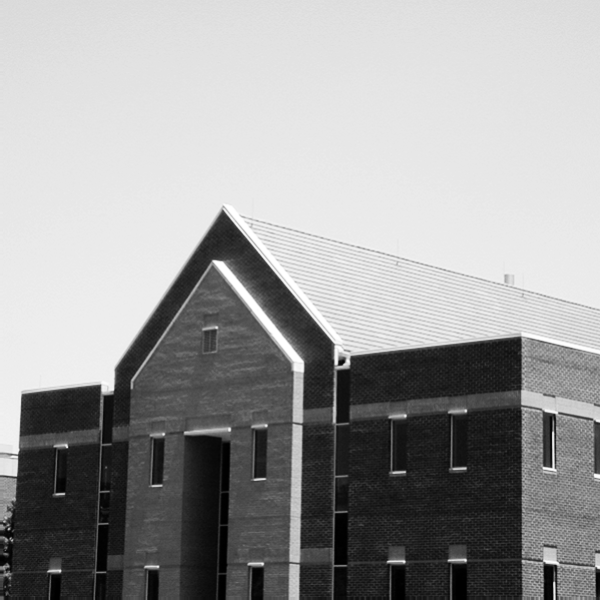
#> input picture agssiment31/input/building.png, 600 x 600 px
$ python building.py
#> lines starting #> are read from the running program, lines starting #| are printed output that depends on the picture; after the words box and inside, x2 and y2 are one past the last pixel; in counts of white or black regions, pixels touching at a corner belong together
import cv2
import numpy as np
building=cv2.imread("input/building.png",cv2.IMREAD_GRAYSCALE)
#> building is the input picture: shape (600, 600); min 0, max 255, mean 155.8
vertical_house=np.zeros(building.shape)*255
horizontal_house=np.zeros(building.shape)*255
kernel_vertical=np.array([[-1,0,1],
                          [-1,0,1],
                          [-1,0,1]])
kernel_horizontal=np.array([[-1,-1,-1],
                            [0,0,0],
                            [1,1,1]])
for sa in range(1,building.shape[0]-1):
    for so in range(1,building.shape[1]-1):
        box=building[sa-1:sa+2,so-1:so+2]*kernel_vertical
        result=np.sum(box)
        vertical_house[sa,so]=result
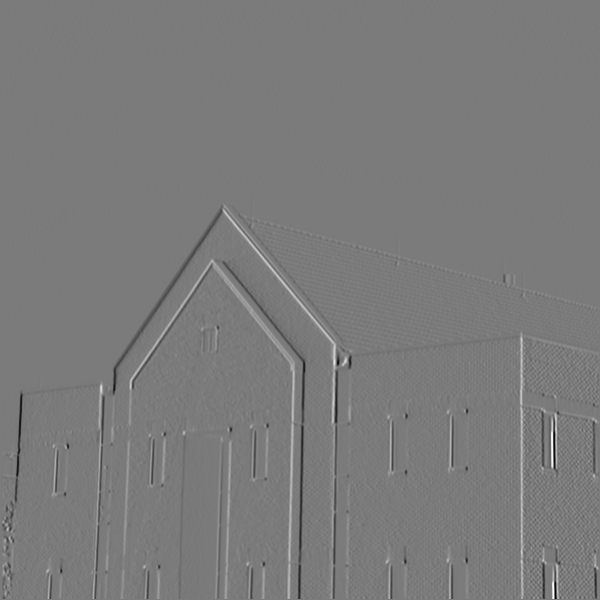
#> vertical_house: shape (600, 600) float64; min -649, max 693, mean -0.2; drawn with min black and max white
for sa in range(1,building.shape[0]-1):
    for so in range(1,building.shape[1]-1):
        box=building[sa-1:sa+2,so-1:so+2]*kernel_horizontal
        result=np.sum(box)
        horizontal_house[sa,so]=result
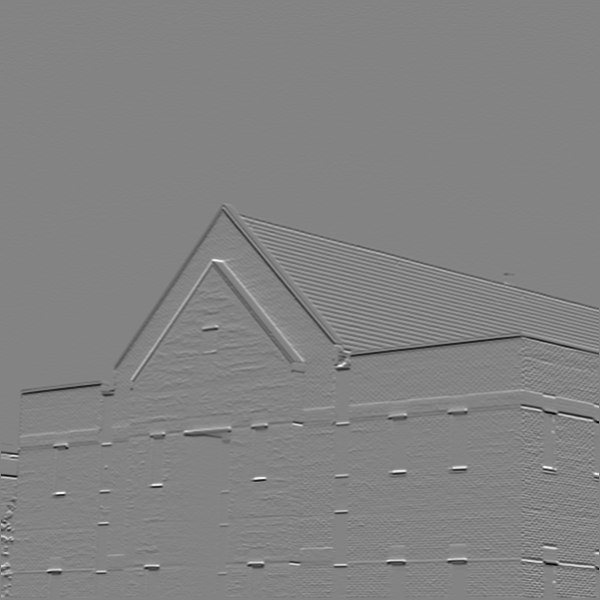
#> horizontal_house: shape (600, 600) float64; min -571, max 537, mean -1.7; drawn with min black and max white

cv2.imshow("",vertical_house)
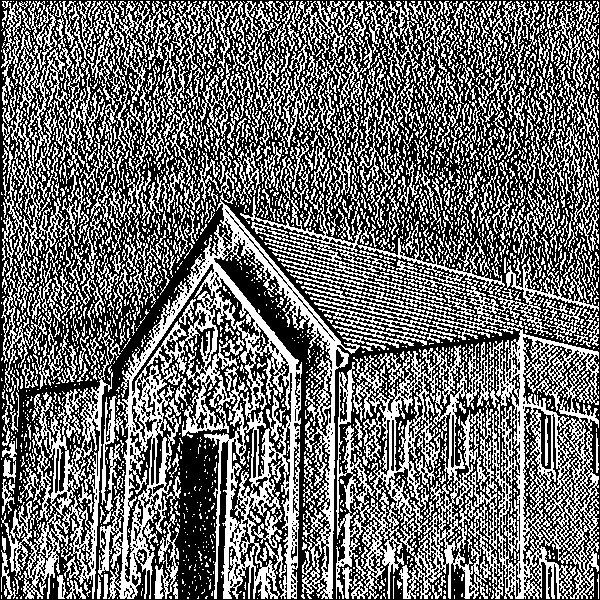
#> window '': shape (600, 600); 42.9% white in thin lines or dots
cv2.imshow("",horizontal_house)
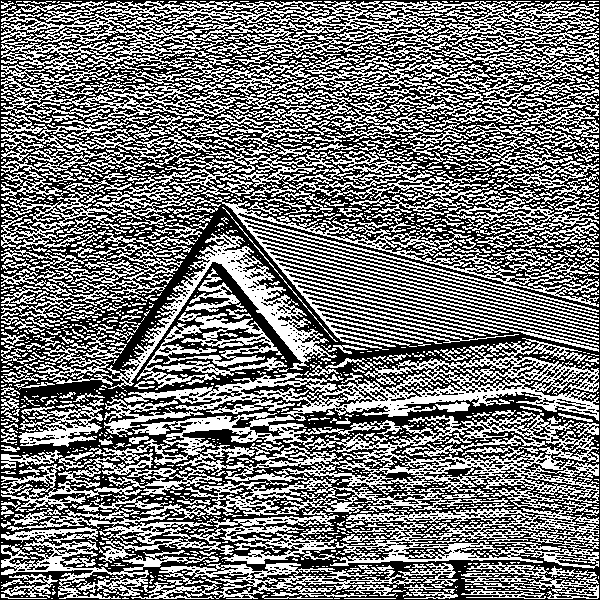
#> window '': shape (600, 600); 46.8% white in thin lines or dots
cv2.waitKey()
cv2.imwrite("output/vertical_building.png",vertical_house)
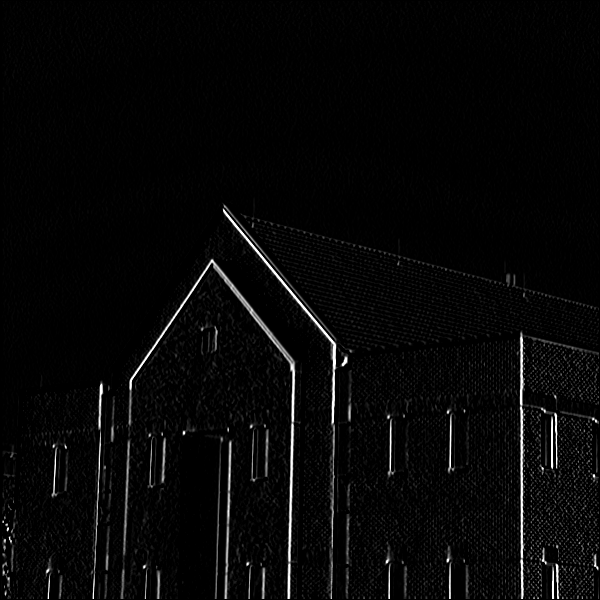
#> saved as vertical_building.png: shape (600, 600); min 0, max 255, mean 7.1
cv2.imwrite("output/horizontal_building.png",horizontal_house)
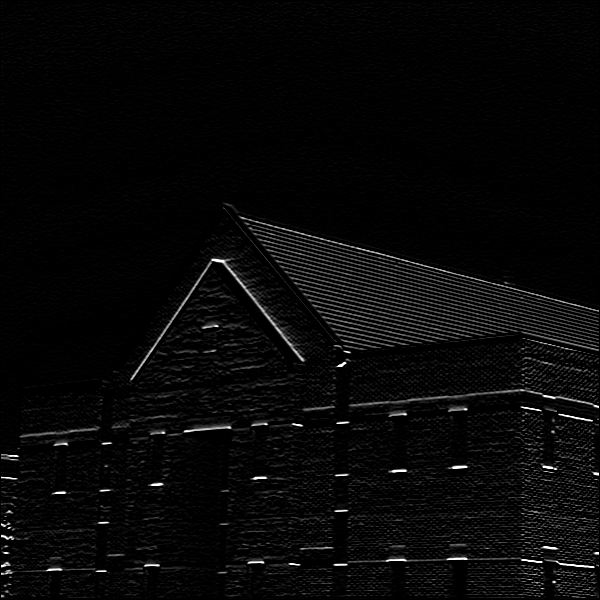
#> saved as horizontal_building.png: shape (600, 600); min 0, max 255, mean 7.9
